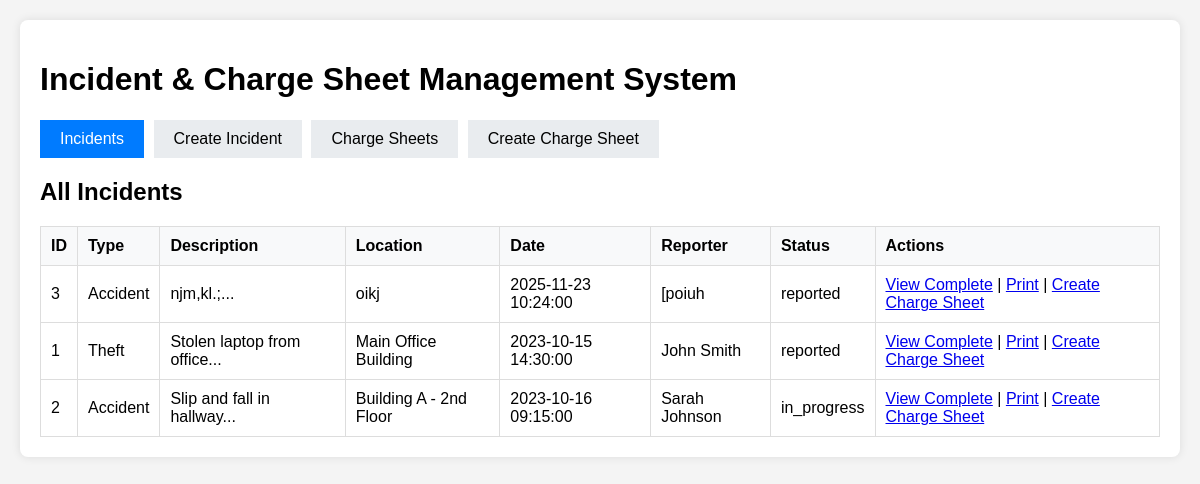
Page /admin/charge.php on the committed database.
### tables this page shows
CREATE TABLE `incidents` (
  `id` int(11) NOT NULL,
  `incident_type` varchar(100) NOT NULL,
  `description` text NOT NULL,
  `location_name` varchar(255) DEFAULT NULL,
  `latitude` decimal(10,8) DEFAULT NULL,
  `longitude` decimal(11,8) DEFAULT NULL,
  `incident_date` datetime NOT NULL,
  `reporter_name` varchar(100) NOT NULL,
  `reporter_contact` varchar(100) DEFAULT NULL,
  `user_id` int(11) DEFAULT NULL,
  `status` enum('reported','in_progress','resolved') DEFAULT 'reported',
  `image_path` varchar(500) DEFAULT NULL,
  `created_at` timestamp NOT NULL DEFAULT current_timestamp(),
  `updated_at` timestamp NOT NULL DEFAULT current_timestamp() ON UPDATE current_timestamp()
);

### admin/charge.php (the view, shortened to what this page needs)
<?php
class Database {
    private $host = "localhost";
    private $db_name = "ob";
    private $username = "root";
    private $password = "";
    public function getConnection() {
        $this->conn = null;
        try {
            $this->conn = new PDO("mysql:host=" . $this->host . ";dbname=" . $this->db_name, $this->username, $this->password);
            $this->conn->exec("set names utf8");
            $this->conn->setAttribute(PDO::ATTR_ERRMODE, PDO::ERRMODE_EXCEPTION);
        } catch(PDOException $exception) {
            echo "Connection error: " . $exception->getMessage();
        }
        return $this->conn;
    }
}
class Incident {
    private $conn;
    private $table_name = "incidents";
    public function __construct($db) {
        $this->conn = $db;
    }
    public function read() {
        $query = "SELECT * FROM " . $this->table_name . " ORDER BY created_at DESC";
        $stmt = $this->conn->prepare($query);
        $stmt->execute();
        return $stmt;
    }
}
?>
<!DOCTYPE html>
<html lang="en">
<head>
</head>
<body>
    <div class="container">
        <h1>Incident & Charge Sheet Management System</h1>
        <div class="tabs">
            <div class="tab active" onclick="showTab('incidents')">Incidents</div>
            <div class="tab" onclick="showTab('create-incident')">Create Incident</div>
            <div class="tab" onclick="showTab('charge-sheets')">Charge Sheets</div>
            <div class="tab" onclick="showTab('create-charge-sheet')">Create Charge Sheet</div>
        </div>
        <?php
        $database = new Database();
        $db = $database->getConnection();
        $incident = new Incident($db);
        ?>
        <div id="incidents" class="tab-content active">
            <h2>All Incidents</h2>
            <table class="table">
                <thead>
                    <tr>
                        <th>ID</th>
                        <th>Type</th>
                        <th>Description</th>
                        <th>Location</th>
                        <th>Date</th>
                        <th>Reporter</th>
                        <th>Status</th>
                        <th>Actions</th>
                    </tr>
                </thead>
                <tbody>
                    <?php
                    $stmt = $incident->read();
                    while ($row = $stmt->fetch(PDO::FETCH_ASSOC)) {
                        extract($row);
                        echo "<tr>";
                        echo "<td>{$id}</td>";
                        echo "<td>{$incident_type}</td>";
                        echo "<td>" . substr($description, 0, 50) . "...</td>";
                        echo "<td>{$location_name}</td>";
                        echo "<td>{$incident_date}</td>";
                        echo "<td>{$reporter_name}</td>";
                        echo "<td>{$status}</td>";
                        echo "<td>";
                        echo "<a href='?view_incident_id={$id}'>View Complete</a> | ";
                        echo "<a href='?print_incident_id={$id}' target='_blank'>Print</a> | ";
                        echo "<a href='?create_charge_for={$id}'>Create Charge Sheet</a>";
                        echo "</td>";
                        echo "</tr>";
                    }
                    ?>
                </tbody>
            </table>
        </div>
    </div>
</body>
</html>

### admin/charge.php (style rules this page uses)
body { font-family: Arial, sans-serif; margin: 20px; background: #f4f4f4; }
.container { max-width: 1400px; margin: 0 auto; background: white; padding: 20px; border-radius: 8px; box-shadow: 0 0 10px rgba(0,0,0,0.1); }
.table { width: 100%; border-collapse: collapse; margin-top: 20px; }
.table th, .table td { border: 1px solid #ddd; padding: 10px; text-align: left; }
.table th { background: #f8f9fa; }
.tabs { margin-bottom: 20px; }
.tab { display: inline-block; padding: 10px 20px; background: #e9ecef; cursor: pointer; margin-right: 5px; }
.tab.active { background: #007bff; color: white; }
.tab-content { display: none; }
.tab-content.active { display: block; }

### rows in the picture
incidents: id "3", incident_type "Accident", description "njm,kl.;", location_name "oikj", incident_date "2025-11-23 10:24:00", reporter_name "[poiuh", status "reported"
incidents: id "1", incident_type "Theft", description "Stolen laptop from office", location_name "Main Office Building", incident_date "2023-10-15 14:30:00", reporter_name "John Smith", status "reported"
incidents: id "2", incident_type "Accident", description "Slip and fall in hallway", location_name "Building A - 2nd Floor", incident_date "2023-10-16 09:15:00", reporter_name "Sarah Johnson", status "in_progress"
